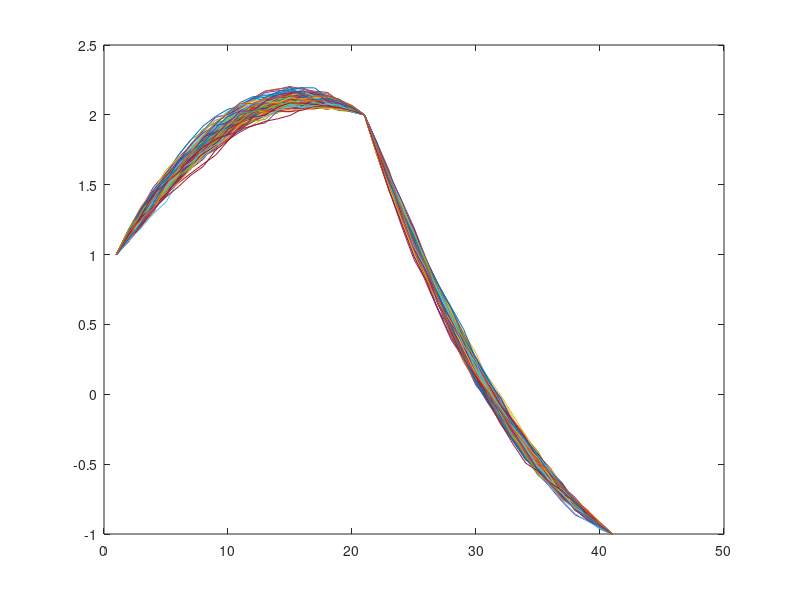

The MATLAB script that drew this image:
expectW= [];
varW = [];
delta_t = 0.05*2;
t1 = 1;
t2 = 2;
t3 = 3;
%when t equal to 2, the index will be 22
index = 21;
t3_index = 41;
x(1) = 1;
x(index) = 2;
x(t3_index) = -1;
n = t2-0.05;
m = t3-0.05;


%expected value of given variables
expectW(1) = 0;
expectW(index) = 0;
expectW(t3_index) = 0;
%variance of given variables
varW(1) = 1;
varW(index) = 1;
varW(t3_index) = 1;


%run the sequence 100 times
for b=1:1:100
    k=1;
    %calcuates the expected value from t1 to t2
    %each expected value is stored in expectW(k)
    for t=1.05:0.05:n
        t_prev=t-delta_t;
        
        %expected value
        A = ( (t2-t)/(t2-t_prev) )*x(k);
        B = ( (t-t_prev)/(t2-t_prev) )*x(index);
        expectW(k+1) = A+B;
        
        %variance
        A = (t2-t) * (t-t_prev);
        B = t2-t_prev;
        varW(k+1) = A/B;
        
        %x(k)
        x(k+1) = (rand*varW(k+1)) + expectW(k+1);
        k = k+1;
        
    end
    
    %calcuates the expected value from t2 to t3
    %each expected value is stored in expectW(k)
    k=index;
    for t=2.05:0.05:m
        
        t_prev=t-delta_t;
        
        %expected value
        A = ( (t3-t)/(t3-t_prev) )*x(k);
        B = ( (t-t_prev)/(t3-t_prev) )*x(t3_index);
        expectW(k+1) = A+B;
        
        %variance
        A = (t3-t) * (t-t_prev);
        B = t3-t_prev;
        varW(k+1) = A/B;
        
        %x(k)
        x(k+1) = (rand*varW(k+1)) + expectW(k+1);
        k = k+1;
        
    end
    plot(x);
    hold on
    
end
